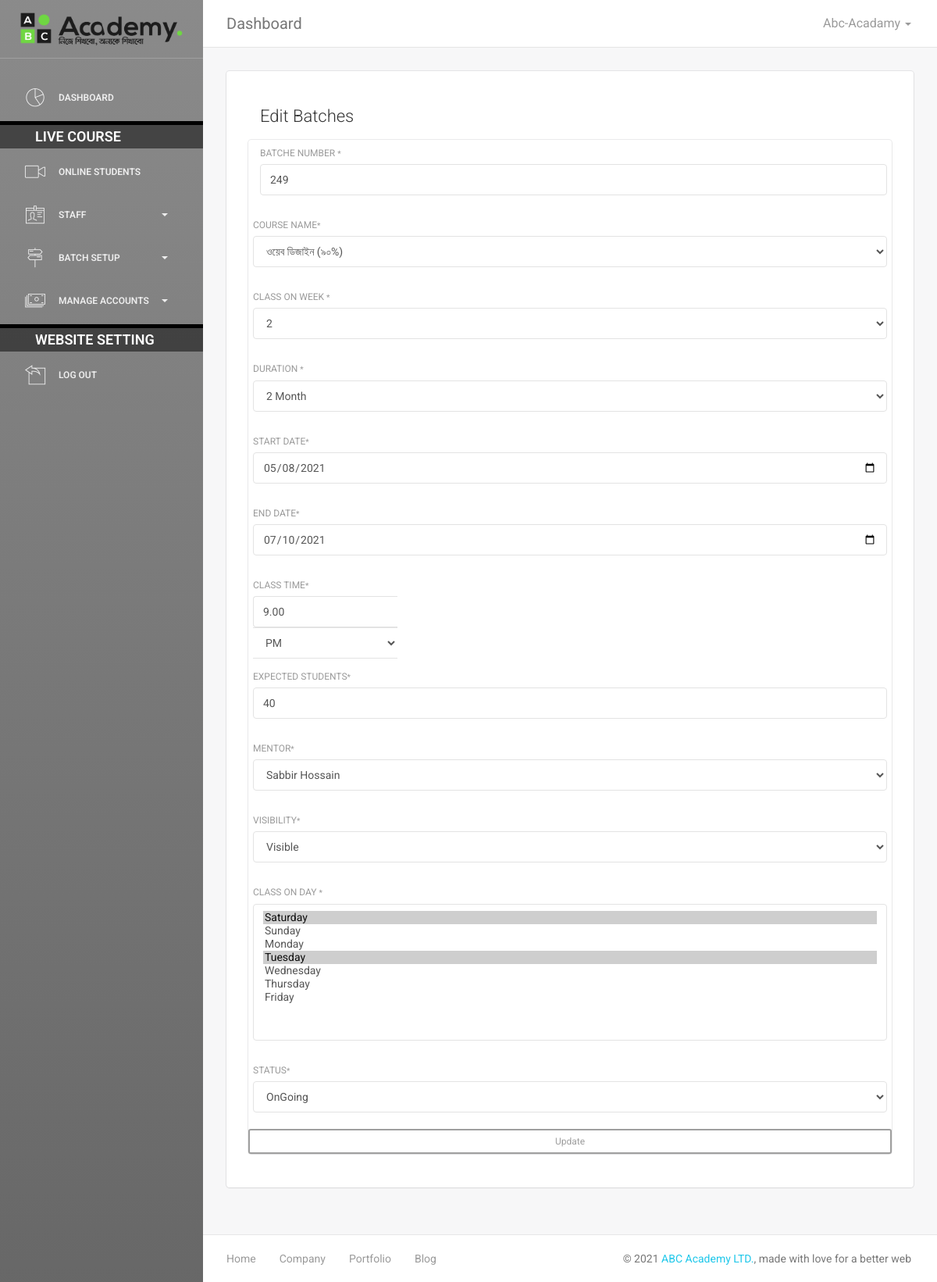
The app's page /online-academy/admin/edit-batchs.php?batch=12&course=6 (signed in) with its own data.
### tables this page shows
CREATE TABLE `staff` (
  `stf_user_id` int(11) NOT NULL,
  `stf_id` varchar(20) NOT NULL,
  `stf_name` text DEFAULT NULL,
  `stf_pass` text DEFAULT NULL,
  `stf_type` int(11) DEFAULT NULL,
  `stf_phone` text DEFAULT NULL,
  `stf_email` text DEFAULT NULL,
  `stf_sex` int(11) DEFAULT NULL,
  `stf_joining_date` text DEFAULT NULL,
  `stf_facebook` text DEFAULT NULL,
  `stf_desiganation` text DEFAULT NULL,
  `stf_online_offline` int(11) NOT NULL,
  `stf_address` text DEFAULT NULL,
  `stf_notes` text DEFAULT NULL,
  `stf_discription` varchar(500) DEFAULT NULL,
  `stf_photo` text DEFAULT NULL
);

CREATE TABLE `batchs` (
  `b_id` int(11) NOT NULL,
  `b_name` text DEFAULT NULL,
  `b_couse` int(11) DEFAULT NULL,
  `b_creation_date` text DEFAULT NULL,
  `b_day` text DEFAULT NULL,
  `b_month` text DEFAULT NULL,
  `b_year` text DEFAULT NULL,
  `b_class_on_week` int(11) DEFAULT NULL,
  `bc_duration` text DEFAULT NULL,
  `b_end_day` varchar(11) DEFAULT NULL,
  `b_end_month` varchar(11) DEFAULT NULL,
  `b_end_year` varchar(11) DEFAULT NULL,
  `b_class_time` varchar(11) DEFAULT NULL,
  `b_class_time_ampm` varchar(11) DEFAULT NULL,
  `b_mentor` varchar(11) DEFAULT NULL,
  `b_on_day_saturday` varchar(11) DEFAULT NULL,
  `b_on_day_sunday` varchar(11) DEFAULT NULL,
  `b_on_day_tuesday` varchar(11) DEFAULT NULL,
  `b_on_day_wednesday` varchar(11) DEFAULT NULL,
  `b_on_day_thursday` varchar(11) DEFAULT NULL,
  `b_on_day_friday` varchar(11) DEFAULT NULL,
  `b_on_day_monday` varchar(11) DEFAULT NULL,
  `b_terget` int(11) DEFAULT NULL,
  `b_visibility` int(11) DEFAULT NULL,
  `b_status` int(11) DEFAULT NULL
);

### online-academy/connection.inc.php (called while the page is built, shortened)
<?php
$servername = "localhost";
$username = "abcacademy_usr";
$password = "=*QD@v8!+,Ln";
$dbname = "abcacademy_abcdb";
$con = mysqli_connect($servername, $username, $password, $dbname);
$con->set_charset('utf8');
	 if(isset($_SESSION['abca_sa_signed_in']) AND $_SESSION['abca_sa_signed_in'] == true)
	{
	$queryv = mysqli_query($con,"SELECT * FROM staff  inner join
	desiganation
	on
	staff.stf_desiganation = desiganation.d_id where stf_id = '{$_SESSION['abca_sa_user_id']}'");
	while ($rowc = mysqli_fetch_array($queryv)) {
	$di_stf_name = $rowc['stf_name'];
	}
	}
?>

### online-academy/admin/edit-batchs.php (the view, shortened to what this page needs)
<?php include('header.php');
$get_batch_id = $_GET['batch'];
$get_course_id = $_GET['course'];
?>
        <div class="content">
            <div class="container-fluid">
                <div class="row">
                 <div class="col-12">
                <div class="card" style="padding: 13px;">
				<div class="card-body">
				     <div class="container-fluid">
                <div class="row">
                    <div class="col-sm-12">
                        <div class="page-title-box">
                            <h4 class="page-title">Edit Batches</h4>
                        </div>
                    </div>
                </div>
                <div class="row">
                   <div class="col-6" style="margin: 0 auto;">
                        <div class="card">
                 <div class="card-body">
	<?php
 $query = mysqli_query($np2con,"SELECT * FROM batchs where b_id = '".$get_batch_id."' AND  b_couse = '".$get_course_id."'");
while ($rowx = mysqli_fetch_array($query)) {
				?>
              <form id="job_apply_form" name="job_apply_form" action="" method="post" enctype="multipart/form-data">
				<div class="col-sm-12">
                    <div class="form-group">
                      <label>Batche Number <small>*</small></label>
                      <input name="Batche_Number" value="<?php echo $rowx['b_name'];?>" type="number" placeholder="Batche Number"
					  class="form-control" aria-required="true">
                    </div>
                  </div>
				<div class="col-sm-12">
                    <div class="form-group">
                      <label>Course Name<small>*</small></label>
                      	<select name="course_id" class="form-control required" >
							<?php
			$query = mysqli_query($np2con,"
			SELECT * FROM online_courses ");
			while ($rowc = mysqli_fetch_array($query)) {
			if($rowc['oc_status'] == 0){$status = 'disabled';$boostatus = ' (Booked)';}else{$status = '';$boostatus = '';}
			if($rowc['oc_visibility'] == 1){
			if($rowx['b_couse'] == $rowc['oc_id']){
			$csel = 'selected';	}else {$csel = '';}
			echo '<option value="'.$rowc['oc_id'].'" '.$status.' '.$csel.'>'.$rowc['oc_name'].''.$boostatus.'</option>';}
			}
					  ?>
                          </select>
                    </div>
                  </div>
				<div class="col-sm-12">
                    <div class="form-group">
                      <label>Class on Week <small>*</small></label>
                     <select name="Class_on_Week" class="form-control required" aria-required="true" >
					 <?php
					 for($x = 1; $x <= 7;$x++){
					if($rowx['b_class_on_week'] == $x){
					$csel = 'selected';	}else {$csel = '';}
					echo '<option value="'.$x.'" '.$csel.'>'.$x.'</option>';
					 }
					 ?>
                    </select>
                    </div>
                  </div>
				<div class="col-sm-12">
                    <div class="form-group">
                      <label>Duration <small>*</small></label>
                     <select name="Duration" class="form-control required" aria-required="true" >
					 <?php
					 if($rowx['bc_duration'] == '2m'){$two_m = 'selected';	}else {$two_m = '';}
					 ?>
                      <option value="2m" <?php echo $two_m?>>2 Month</option>
                    </select>
                    </div>
                  </div>
				<div class="col-sm-12">
                    <div class="form-group">
                      <label>Start Date<small>*</small></label>
                      <input name="Start_Date" type="date" value="<?php echo $rowx['b_year']?>-<?php echo $rowx['b_month']?>-<?php echo $rowx['b_day']?>" placeholder="Orginal Fee"
					  class="form-control" aria-required="true">
                    </div>
                </div>
				<div class="col-sm-12">
                    <div class="form-group">
                      <label>End Date<small>*</small></label>
                      <input name="End_Date" type="date"  value="<?php echo $rowx['b_end_year']?>-<?php echo $rowx['b_end_month']?>-<?php echo $rowx['b_end_day']?>"
					  placeholder="Orginal Fee"  class="form-control" aria-required="true">
                    </div>
                </div>
				<div class="col-sm-12">
				<label>Class Time<small>*</small></label>
				<div class="input-group mb-3">
    <input type="number" name="Class_Time" value="<?php echo $rowx['b_class_time']?>" class="form-control" placeholder="Time">
    <div class="input-group-append">
      <select  class="form-control required" name="Class_Time_AMPM">
	  <?php
					 if($rowx['b_class_time_ampm'] == 'PM'){$PM = 'selected';	}else {$PM = '';}
					 ?>
	  <option value="PM"  <?php echo $PM?>>PM </option>
      </select>
    </div>
  </div>
  </div>
				<div class="col-sm-12">
                    <div class="form-group">
                      <label>Expected Students<small>*</small></label>
                      <input name="Expected_Students" value="<?php echo $rowx['b_terget']?>" type="number" placeholder="Expected Students"
					   class="form-control" aria-required="true">
                    </div>
                </div>
				 <div class="col-sm-12">
                    <div class="form-group">
                      <label>Mentor<small>*</small></label>
                      <select name="Mentor" class="form-control required" aria-required="true" >
                        	 <?php
			$queryv = mysqli_query($np2con,"
			SELECT * FROM staff  where stf_desiganation = '1'");
			while ($rowv = mysqli_fetch_array($queryv)) {
			if($rowx['b_mentor'] == $rowv['stf_id']){
			$mnt = 'selected';	}else {$mnt = '';}
			echo '<option value="'.$rowv['stf_id'].'" '.$mnt.'>'.$rowv['stf_name'].'</option>';
			}
					  ?>
                      </select>
                    </div>
                  </div>
				  <div class="col-sm-12">
                    <div class="form-group">
                      <label>Visibility<small>*</small></label>
                      <select name="Visibility" class="form-control required" aria-required="true" required>
						<?php
					 if($rowx['b_visibility'] == '1'){$b_ves_one = 'selected';	}else {$b_ves_one = '';}
					 ?>
                        <option value="1" <?php echo $b_ves_one?>>Visible</option>
                      </select>
                    </div>
                  </div>
				   <div class="col-sm-12">
                    <div class="form-group">
                      <label>Class on Day <small>*</small></label>
                     <select style="height: 175px;" class="form-control required" aria-required="true"  name = 'Class_on_Day[]' required multiple>
					  <?php
					  $days = [
						'Saturday',
						'Sunday',
						'Monday',
						'Tuesday',
						'Wednesday',
						'Thursday',
						'Friday'
					];
			$ondsel = '';
            foreach ($days as $daysn)  {
			if($daysn == 'Saturday'){if($rowx['b_on_day_saturday'] == 1){$ondsel = 'selected';}else {$ondsel = '';}}
			if($daysn == 'Sunday'){if($rowx['b_on_day_sunday'] == 1){$ondsel = 'selected';}else {$ondsel = '';}}
			if($daysn == 'Monday'){if($rowx['b_on_day_monday'] == 1){$ondsel = 'selected';}else {$ondsel = '';}}
			if($daysn == 'Tuesday'){if($rowx['b_on_day_tuesday'] == 1){$ondsel = 'selected';}else {$ondsel = '';}}
			if($daysn == 'Wednesday'){if($rowx['b_on_day_wednesday'] == 1){$ondsel = 'selected';}else {$ondsel = '';}}
			if($daysn == 'Thursday'){if($rowx['b_on_day_thursday'] == 1){$ondsel = 'selected';}else {$ondsel = '';}}
			if($daysn == 'Friday'){if($rowx['b_on_day_friday'] == 1){$ondsel = 'selected';}else {$ondsel = '';}}
            echo  "<option value='$daysn' $ondsel>$daysn</option>";
			}
					  ?>
                    </select>
                    </div>
                  </div>
				  <div class="col-sm-12">
                    <div class="form-group">
                      <label>Status<small>*</small></label>
                      <select name="Status" class="form-control required" aria-required="true" required>
					  <?php
					 if($rowx['b_status'] == '1'){$OnGoing = 'selected';	}else {$OnGoing = '';}
					 ?>
                        <option value="1" <?php echo $OnGoing?>>OnGoing</option>
                      </select>
                    </div>
                  </div>
                <div class="form-group">
                  <input type="submit" name="edt_cours" value="Update"  class="btn btn-block btn-dark btn-theme-colored btn-sm mt-20 pt-10 pb-10" />
                </div>
              </form>
			  <?php } ?>
               </div>
               </div>
               </div>
             </div>
        </div>
				 </div>
				 </div>
				 </div>
				 </div>
             </div>
        </div>
<?php include('footer.php') ?>

### online-academy/admin/header.php (shortened to what this page needs)
<?php
require '../connection.inc.php';
?>
<!doctype html>
<html lang="en">
<head>
    <link href="assets/css/bootstrap.min.css" rel="stylesheet" />
    <link href="custom.css" rel="stylesheet" />
    <link href="assets/css/animate.min.css" rel="stylesheet"/>
    <link href="assets/css/light-bootstrap-dashboard.css?v=1.4.0" rel="stylesheet"/>
    <link href="assets/css/demo.css" rel="stylesheet" />
    <link href="http://maxcdn.bootstrapcdn.com/font-awesome/4.2.0/css/font-awesome.min.css" rel="stylesheet">
    <link href="assets/css/pe-icon-7-stroke.css" rel="stylesheet" />
</head>
<body>
<div class="wrapper">
   <?php include('sidebar.php')?>
    <div class="main-panel">
        <nav class="navbar navbar-default navbar-fixed">
            <div class="container-fluid">
                <div class="navbar-header">
                    <a class="navbar-brand" href="#">Dashboard</a>
                </div>
                <div class="collapse navbar-collapse">
                    <ul class="nav navbar-nav navbar-right">
                        <li class="dropdown">
                              <a href="#" class="dropdown-toggle" data-toggle="dropdown">
                                    <p>
										<?php echo $di_stf_name ?>
										<b class="caret"></b>
									</p>
                              </a>
                        </li>
                    </ul>
                </div>
            </div>
        </nav>

### records on screen
staff: stf_name "Abc-Acadamy"
batchs: Batche_Number "249", Start_Date "05/08/2021", End_Date "07/10/2021", Class_Time "9.00", Expected_Students "40"

### other values on screen
form field course_id "ওয়েব ডিজাইন (৯০%)"
form field Class_on_Week "2"
form field Mentor "Sabbir Hossain"
form field value "Saturday ☑ / Sunday / Monday / Tuesday ☑ / Wednesday / Thursday / Friday"
